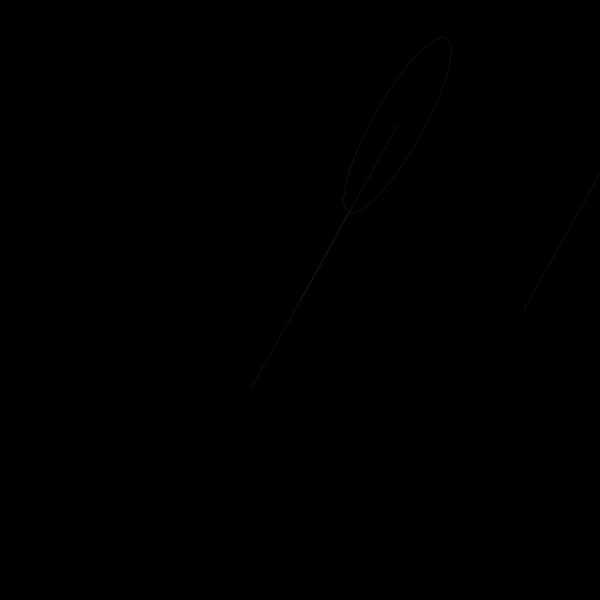
Frame 1 (no input)
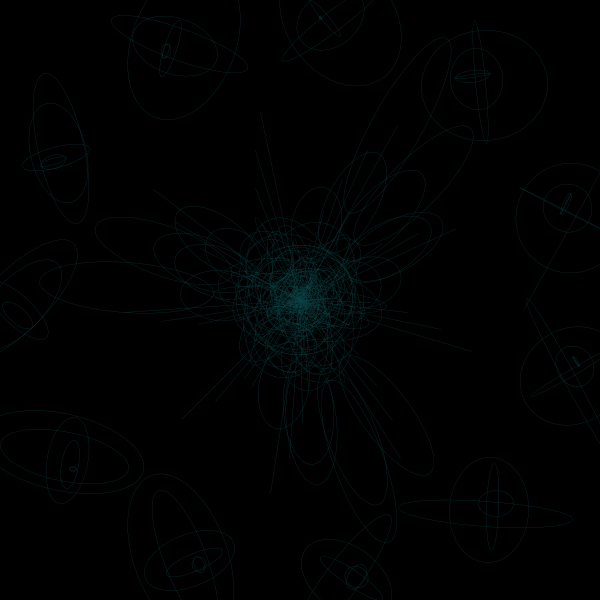
Frame 60 (the mouse pressed at the canvas centre just before this capture)
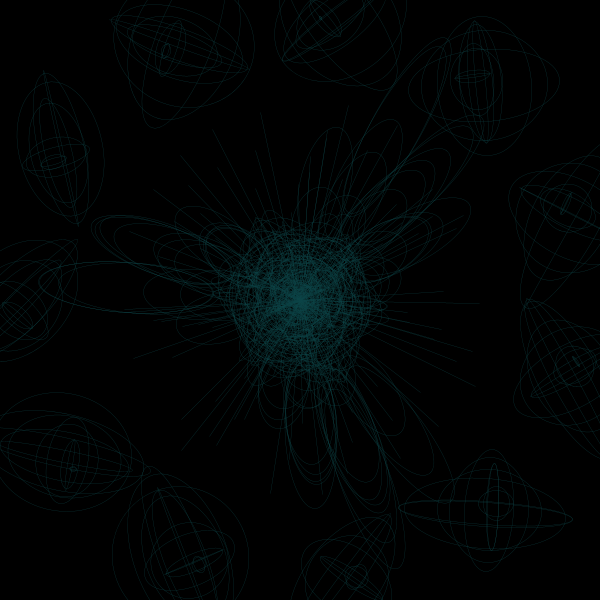
Frame 120 (the mouse held since frame 60 and released just before this capture)

The Processing sketch that drew these frames (run headless with seeded random() and noise(); from frame 60 on, the mouse is pressed at the canvas centre):

// Processing sketch: processing_167488
// ── processing_167488.pde

//import processing.pdf.*;
 
float x, y;
float angle = 0;
float r = 200;
float diff = 4;
 
void setup() {
  size(600, 600);
  background(0);
 // beginRecord(PDF, "every.pdf");
}
 
void draw() {
 
  noFill();
  x = r * cos(angle);
  y = r * sin(angle);
 
  strokeWeight(0.25);
  stroke(11,68,71);
 
  translate(width/2, height/2);
  rotate(r);
 
  ellipse(0, 0, x, y);
  
  ellipse(x, 0, x, 50);
   ellipse(200, 200, x, y);
  line( 0, 0, x, y);
 
  angle = angle +0.5;
  r = r - diff;
 
  if ( r == 0 || r == 200) {
    diff =  diff * -1;
  }
}
 
 
void keyPressed() {
  if (key == 'q') {
    endRecord();
    exit();
  }
}
